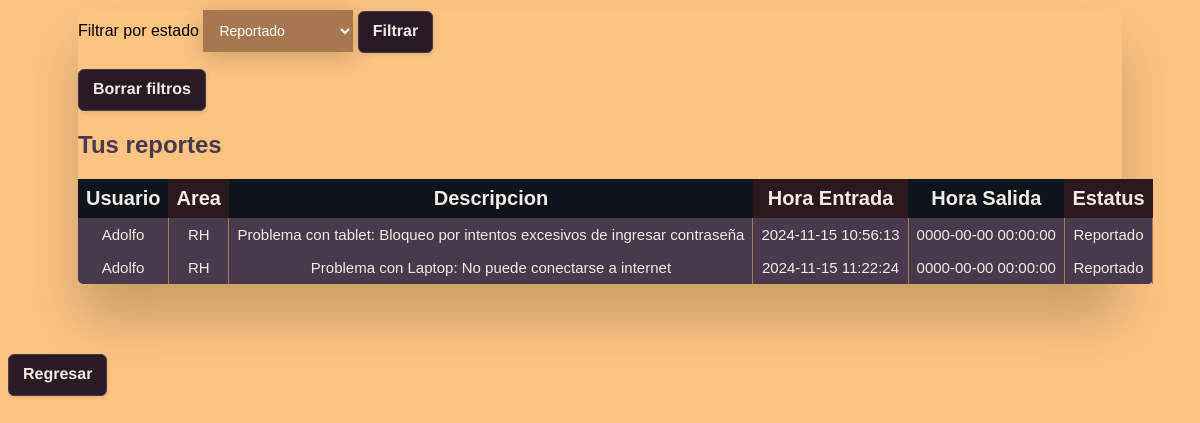
Screenshot of /tablareporteusuario.php (signed in) with the database file from the repository.
### tables this page shows
CREATE TABLE `usuarioproblema` (
  `IdUsuario` int(11) NOT NULL,
  `IdProblema` int(11) NOT NULL
);

CREATE TABLE `problema` (
  `ID` int(11) NOT NULL,
  `Descripción` varchar(255) NOT NULL,
  `Estatus` varchar(20) NOT NULL
);

CREATE TABLE `ticket` (
  `ID` int(11) NOT NULL,
  `HoraEntrada` datetime NOT NULL,
  `HoraSalida` datetime NOT NULL
);

### tablareporteusuario.php (the view, shortened to what this page needs)
<?php
require_once("conn.php");
$string_queryCUP = "SELECT * FROM usuarioproblema up INNER JOIN problematicket pt ON up.IdProblema = pt.IdProblema INNER JOIN ticket t ON t.id = pt.IdTicket WHERE up.IdUsuario = ?";
$string_queryCUP = "$string_queryCUP ORDER BY t.HoraEntrada ASC";
$queryCUP = $conn -> prepare($string_queryCUP);
$queryCUP -> bind_param("i",$_SESSION["idUsuario"]);
if($queryCUP->execute())
{
   echo '<link rel="stylesheet" href="css/Guti.css">
<div class="table-wrapper" role="region" tabindex="0">
<form method="post">
      <label> Filtrar por estado </label>
      <select class="Select1" name="estatusFiltro" value="Reportado" selected required>
                  <option value="Reportado">Reportado</option>
                  <option value="En proceso">En proceso</option>
                  <option value="Solucionado">Solucionado</option>
      </select>
      <button class="boton1"> Filtrar </button>
   </form>
      <form method="post" action="inutil3.php">
    <input type="text" name="unset" value="uno" style="display:none;">
    <button class="boton1"> Borrar filtros </button>
   </form>
<table class="fl-table">
    <h2>Tus reportes</h2>
    <thead>
        <tr>
            <th>Usuario</th>
            <th>Area</th>
            <th>Descripcion</th>
            <th>Hora Entrada<br></th>
            <th>Hora Salida<br></th>
            <th>Estatus<br></th>
        </tr>
        </thead>';
   $resultCUP = $queryCUP->get_result();
   while($rowCUP = $resultCUP->fetch_assoc())
   {
      $idProblemaActual = $rowCUP['IdProblema'];
      $string_queryCDE = "SELECT * FROM problema p INNER JOIN problematicket pt ON p.ID = pt.IdProblema INNER JOIN ticket t ON t.id = pt.IdTicket WHERE p.ID = ? ORDER BY t.HoraEntrada ASC";
      $queryCDE = $conn -> prepare($string_queryCDE);
      $queryCDE->bind_param("i",$idProblemaActual);
      $queryCDE->execute();
      $resultCDE = $queryCDE->get_result();
      $rowCDE = $resultCDE->fetch_assoc();
      $estadoProblemaActual = $rowCDE['Estatus'];
      $descProblemaActual = $rowCDE['Descripción'];
      $string_queryCH = "SELECT * FROM ticket t INNER JOIN problematicket pt ON t.ID = pt.IdTicket INNER JOIN problema p ON p.ID = pt.IdProblema WHERE p.ID = ? ORDER BY t.HoraEntrada ASC";
      $queryCH = $conn -> prepare($string_queryCH);
      $queryCH->bind_param("i",$idProblemaActual);
      $queryCH->execute();
      $resultCH = $queryCH->get_result();
      $rowCH = $resultCH->fetch_assoc();
      $horaenTicketActual = $rowCH['HoraEntrada'];
      $horasaTicketActual = $rowCH['HoraSalida'];
      echo '
            <tbody>
            <tr>
            <td>'.htmlspecialchars($_SESSION['nombreUsuario']).'</td>
            <td>'.htmlspecialchars($_SESSION['areaUsuario']).'</td>
            <td>'.htmlspecialchars($descProblemaActual).'</td>
            <td>'.htmlspecialchars($horaenTicketActual).'</td>
            <td>'.htmlspecialchars($horasaTicketActual).'</td>
            <td>'.htmlspecialchars($estadoProblemaActual).'</td>
               </tr>
               </tbody>';
   }
echo<<<HTML
  <tbody></tbody>
</table>
<div style="margin-top:8px"></div>
</div>
<form action="index.php">
<button class="boton1">Regresar</button>
</form>
HTML;
}
else{
   echo'o no has reportado algo o ocurrio un problema lol chupalo';
}
?>

### css/Guti.css (style rules this page uses)
* { box-sizing: border-box; -webkit-box-sizing: border-box; -moz-box-sizing: border-box; }
.table-wrapper { margin: 10px 70px 70px; box-shadow: 0px 35px 50px rgba( 0, 0, 0, 0.2 ); }
.table-wrapper h2 { color: #473A4D; }
.fl-table { border-radius: 5px; font-size: 12px; font-weight: normal; border: none; border-collapse: collapse; width: 100%; max-width: 100%; white-space: nowrap; background-color: #473A4D; }
.fl-table td, .fl-table th { text-align: center; padding: 8px; color: #F2EBE3; font-size: 20px; }
.fl-table td { border-right: 1px solid #A7784F; font-size: 15px; }
.fl-table thead th { color: #F2EBE3; background: #2D191C; }
.fl-table thead th:nth-child(odd) { color: #F2EBE3; background: #0D141C; }
.boton1 { background: #291B26; border: 1px solid #473A4D; border-radius: 6px; box-shadow: rgba(0, 0, 0, 0.1) 1px 2px 4px; box-sizing: border-box; color: #F2EBE3; cursor: pointer; display: inline-block; font-size: 16px; font-weight: 800; line-height: 16px; min-height: 40px; outline: 0; padding: 12px 14px; text-align: center; text-rendering: geometricprecision; text-transform: none; user-select: none; -webkit-user-select: none; touch-action: manipulation; vertical-align: middle; }
.Select1 { display: inline-block; background-color: #A7784F; color: white; padding: 12px; width: 150px; border: none; font-size: 14px; box-shadow: 0 5px 25px rgba(0, 0, 0, 0.2); outline: none; }
.Select1::before { content: "\f13a"; font-family: FontAwesome; position: absolute; top: 0; right: 0; width: 20%; height: 100%; text-align: center; font-size: 28px; line-height: 45px; color: rgba(255, 255, 255, 0.5); background-color: rgba(255, 255, 255, 0.1); pointer-events: none; }

### rows the page displays
usuarioproblema: IdProblema.Descripción "Problema con tablet: Bloqueo por intentos excesivos de ingresar contraseña", ticket.HoraEntrada "2024-11-15 10:56:13", ticket.HoraSalida "0000-00-00 00:00:00", IdProblema.Estatus "Reportado"
usuarioproblema: IdProblema.Descripción "Problema con Laptop: No puede conectarse a internet", ticket.HoraEntrada "2024-11-15 11:22:24", ticket.HoraSalida "0000-00-00 00:00:00", IdProblema.Estatus "Reportado"
